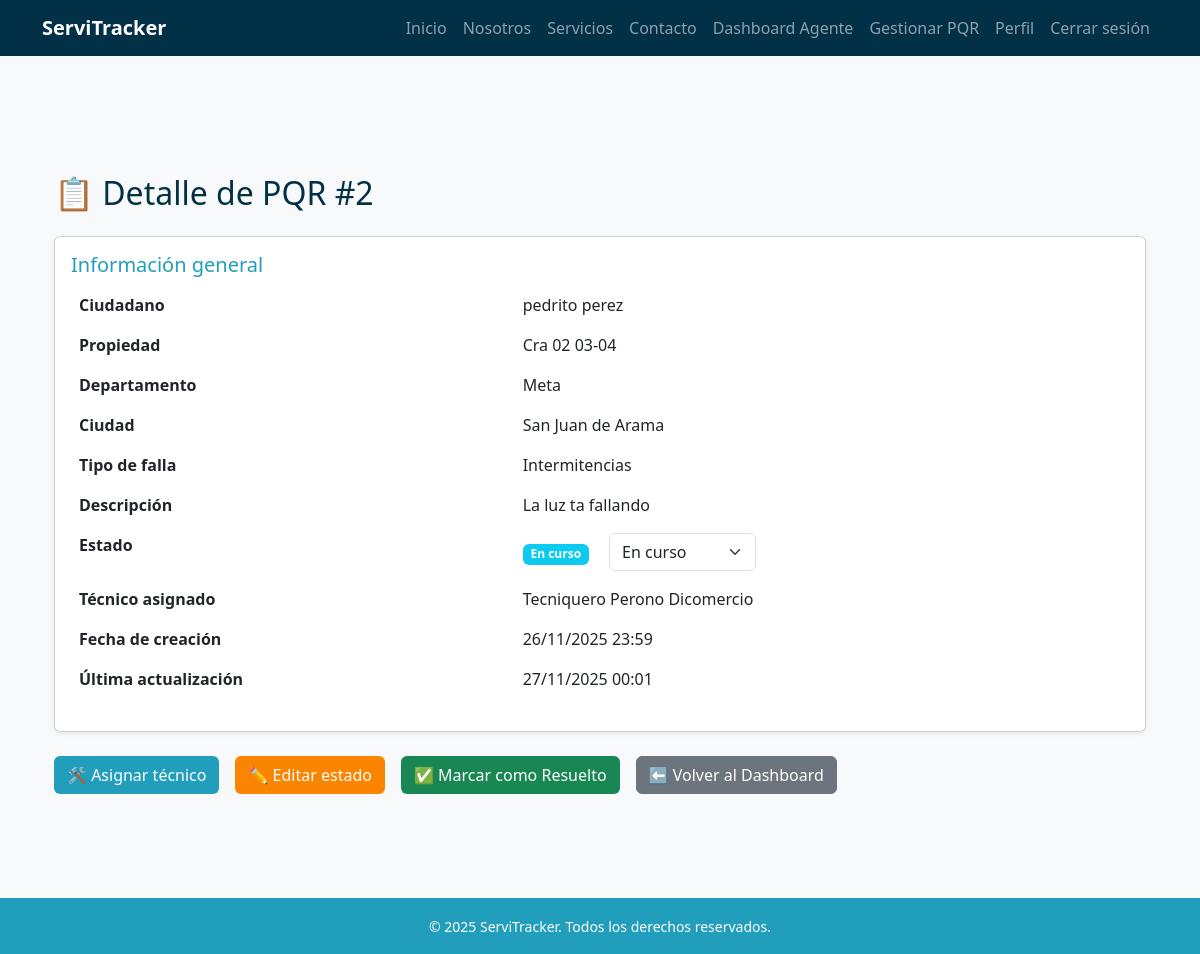
Page /pqr/2/editar-estado/ (signed in) on the earlier database version.
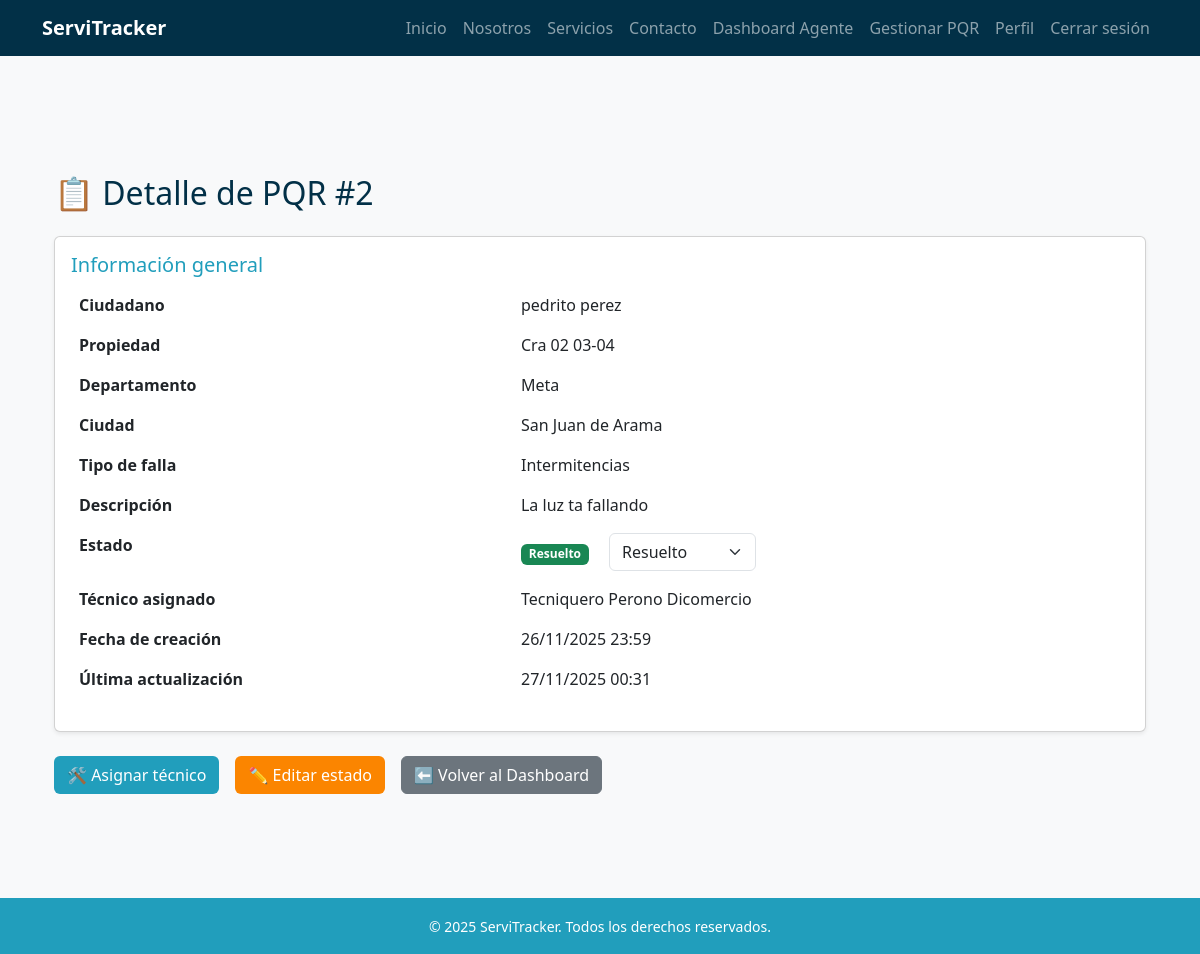
Same page on the later database version.
### pqr/models.py (models this page shows, shortened)
class PQR(models.Model):
    ciudadano = models.ForeignKey(
        settings.AUTH_USER_MODEL,
        on_delete=models.SET_NULL,
        null=True,
        blank=True,
        related_name="pqrs_ciudadano"
    )
    propiedad = models.ForeignKey(
        Propiedad,
        on_delete=models.SET_NULL,
        null=True,
        blank=True
    )
    direccion = models.CharField(max_length=255, blank=True, null=True)
    departamento = models.CharField(max_length=100, blank=True, null=True)
    ciudad = models.CharField(max_length=100, blank=True, null=True)
    telefono_contacto = models.CharField(max_length=20, unique=True, null=True, blank=True)
    tipo_falla = models.ForeignKey(TipoFalla, on_delete=models.PROTECT)
    descripcion = models.TextField()
    estado = models.ForeignKey(EstadoPQR, on_delete=models.PROTECT)
    tecnico_asignado = models.ForeignKey(
        settings.AUTH_USER_MODEL,
        on_delete=models.SET_NULL,
        null=True,
        blank=True,
        related_name="pqrs_tecnico"
    )
    agente_revisor = models.ForeignKey(
        settings.AUTH_USER_MODEL,
        on_delete=models.SET_NULL,
        null=True,
        blank=True,
        related_name="pqrs_agente"
    )
    observacion_tecnico = models.TextField(blank=True, null=True)
    fecha_creacion = models.DateTimeField(auto_now_add=True)
    fecha_actualizacion = models.DateTimeField(auto_now=True)

class EstadoPQR(models.Model):
    nombre = models.CharField(max_length=50)

class TipoFalla(models.Model):
    nombre = models.CharField(max_length=100)
    def __str__(self):
        return self.nombre

### usuarios/models.py (models this page shows)
class Usuario(AbstractBaseUser, PermissionsMixin):
    ROLES = [
        ("administrador", "Administrador"),
        ("agente", "Agente"),
        ("tecnico", "Técnico"),
        ("ciudadano", "Ciudadano"),
    ]
    documento = models.CharField(max_length=20, unique=True)
    email = models.EmailField(blank=True, null=True)
    nombres = models.CharField(max_length=100, blank=True, null=True)
    apellidos = models.CharField(max_length=100, blank=True, null=True)
    rol = models.CharField(max_length=20, choices=ROLES, default="ciudadano")
    especialidad = models.ForeignKey(Especialidad, on_delete=models.SET_NULL, null=True, blank=True)
    is_active = models.BooleanField(default=True)
    is_staff = models.BooleanField(default=False)
    date_joined = models.DateTimeField(auto_now_add=True)
    objects = UsuarioManager()
    USERNAME_FIELD = "documento"
    REQUIRED_FIELDS = []  # puedes agregar 'email' si quieres que sea obligatorio
    def __str__(self):
        return self.get_public_name()
    def get_full_name(self):
        nombre = (self.nombres or "").strip()
        apellido = (self.apellidos or "").strip()
        full = f"{nombre} {apellido}".strip()
        return full or ""
    def get_public_name(self):
        return self.get_full_name() or "Usuario"

### propiedades/models.py (models this page shows, shortened)
class Propiedad(models.Model):
    usuario = models.ForeignKey(
        settings.AUTH_USER_MODEL,
        on_delete=models.CASCADE,
        related_name='propiedades'
    )
    departamento = models.CharField(max_length=100)
    ciudad = models.CharField(max_length=100)
    direccion = models.CharField(max_length=200)
    activa = models.BooleanField(default=True)

### pqr/views.py (the view, shortened to what this page needs)
# urls.py: path('<int:pk>/editar-estado/', views.editar_estado_pqr, name='editar_estado_pqr'),
@login_required
@user_passes_test(lambda u: u.rol in ["agente", "administrador"])
def editar_estado_pqr(request, pk):
    pqr = get_object_or_404(PQR, pk=pk)
    estados = EstadoPQR.objects.all()
    return render(request, "pqr/detalle_pqr.html", {
        "pqr": pqr,
        "estados": estados,
    })

### templates/pqr/detalle_pqr.html (shortened to what the changed rows need)
{% extends 'base.html' %}
{% block content %}
<div class="container my-5">
    <h2 class="text-blue-dark mb-4">📋 Detalle de PQR #{{ pqr.id }}</h2>
    <div class="card shadow-sm">
        <div class="card-body">
            <table class="table table-borderless">
                <tbody>
                    <tr>
                        <th scope="row">Ciudadano</th>
                        <td>{{ pqr.ciudadano }}</td>
                    </tr>
                    <tr>
                        <th scope="row">Propiedad</th>
                        <td>{{ pqr.propiedad.direccion }}</td>
                    </tr>
                    <tr>
                        <th scope="row">Departamento</th>
                        <td>{{ pqr.propiedad.departamento }}</td>
                    </tr>
                    <tr>
                        <th scope="row">Ciudad</th>
                        <td>{{ pqr.propiedad.ciudad }}</td>
                    </tr>
                    <tr>
                        <th scope="row">Tipo de falla</th>
                        <td>{{ pqr.tipo_falla }}</td>
                    </tr>
                    <tr>
                        <th scope="row">Descripción</th>
                        <td>{{ pqr.descripcion }}</td>
                    </tr>
                    <tr>
                        <th scope="row">Estado</th>
                        <td>
                            <span class="badge
                                {% if pqr.estado.nombre == 'Pendiente' %} bg-warning
                                {% elif pqr.estado.nombre == 'En curso' %} bg-info
                                {% elif pqr.estado.nombre == 'Resuelto' %} bg-success
                                {% elif pqr.estado.nombre == 'Urgente' %} bg-danger
                                {% elif pqr.estado.nombre == 'Muy urgente' %} bg-dark
                                {% else %} bg-secondary
                                {% endif %}">
                                {{ pqr.estado.nombre }}
                            </span>
                            {% if user.rol == "agente" or user.rol == "administrador" %}
                                <form method="post" action="{% url 'editar_estado_pqr' pqr.pk %}" class="d-inline ms-3">
                                    <select name="estado" class="form-select d-inline w-auto" onchange="this.form.submit()">
                                        {% for estado in estados %}
                                            <option value="{{ estado.id }}" {% if estado.id == pqr.estado.id %}selected{% endif %}>
                                                {{ estado.nombre }}
                                            </option>
                                        {% endfor %}
                                    </select>
                                </form>
                            {% endif %}
                        </td>
                    </tr>
                    <tr>
                        <th scope="row">Técnico asignado</th>
                        <td>
                            {% if pqr.tecnico_asignado %}
                                {{ pqr.tecnico_asignado }}
                            {% else %}
                                <span class="text-muted">No asignado</span>
                            {% endif %}
                        </td>
                    </tr>
                    <tr>
                        <th scope="row">Fecha de creación</th>
                        <td>{{ pqr.fecha_creacion|date:"d/m/Y H:i" }}</td>
                    </tr>
                    <tr>
                        <th scope="row">Última actualización</th>
                        <td>{{ pqr.fecha_actualizacion|date:"d/m/Y H:i" }}</td>
                    </tr>
                </tbody>
            </table>
        </div>
    </div>
    <div class="mt-4 d-flex gap-3">
        {% if user.rol == "agente" or user.rol == "administrador" %}
            <a href="{% url 'asignar_tecnico' pqr.pk %}" class="btn btn-blue-mid">🛠️ Asignar técnico</a>
            <a href="{% url 'editar_estado_pqr' pqr.pk %}" class="btn btn-orange-dark">✏️ Editar estado</a>
        {% endif %}
        {% if user.rol == "tecnico" or user.rol == "agente" or user.rol == "administrador" %}
            {% if pqr.estado.nombre != "Resuelto" %}
                <a href="{% url 'cerrar_pqr' pqr.pk %}" class="btn btn-green-dark">✅ Marcar como Resuelto</a>
            {% endif %}
        {% endif %}
        <a href="{% url 'dashboard_admin' %}" class="btn btn-secondary">⬅️ Volver al Dashboard</a>
    </div>
</div>
{% endblock %}

Differences in the rows shown:
changed PQR "La luz ta fallando": estado_id 2 → 3 (drawn); estado.nombre "En curso" → "Resuelto"; estado "En curso" → "Resuelto"; fecha_actualizacion "27/11/2025 00:01" → "27/11/2025 00:31"
Other differences:
text no longer shown: "✅ Marcar como Resuelto"
